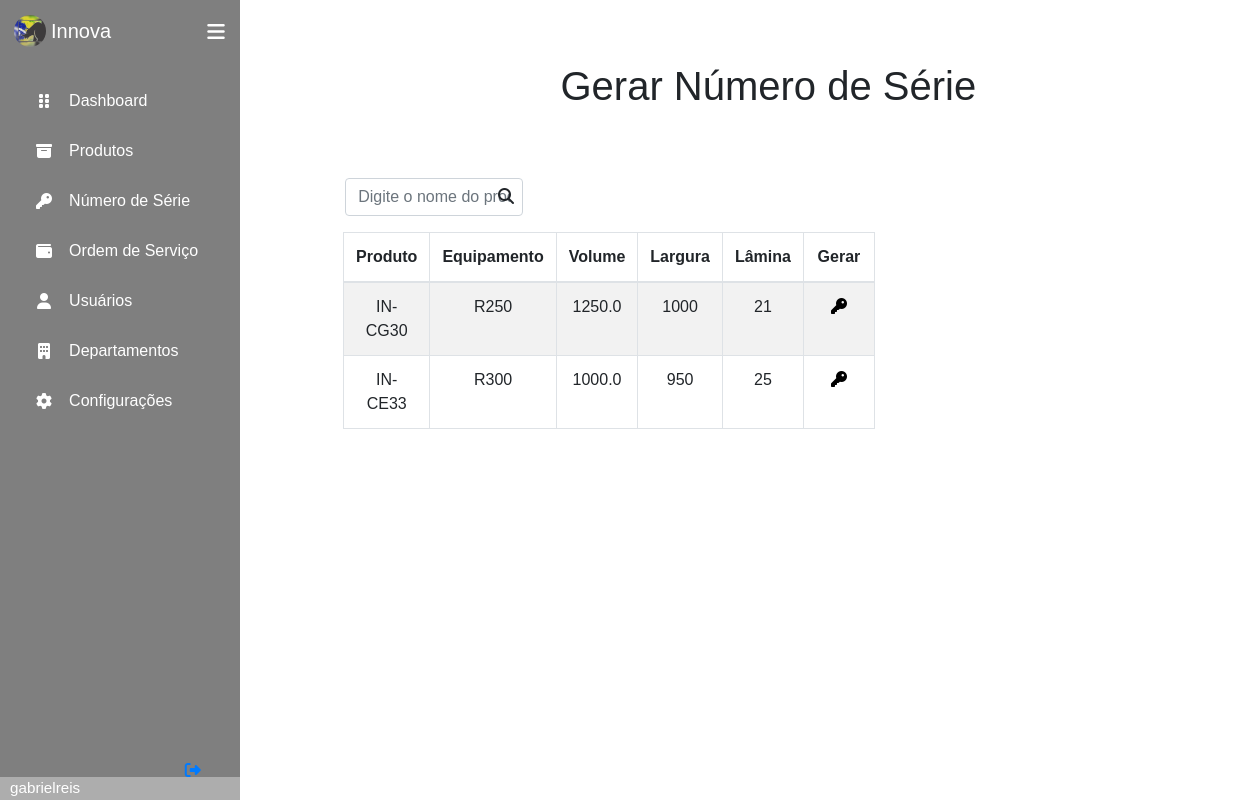
Page /products/newSerialNumber/ (signed in) on the earlier database version.
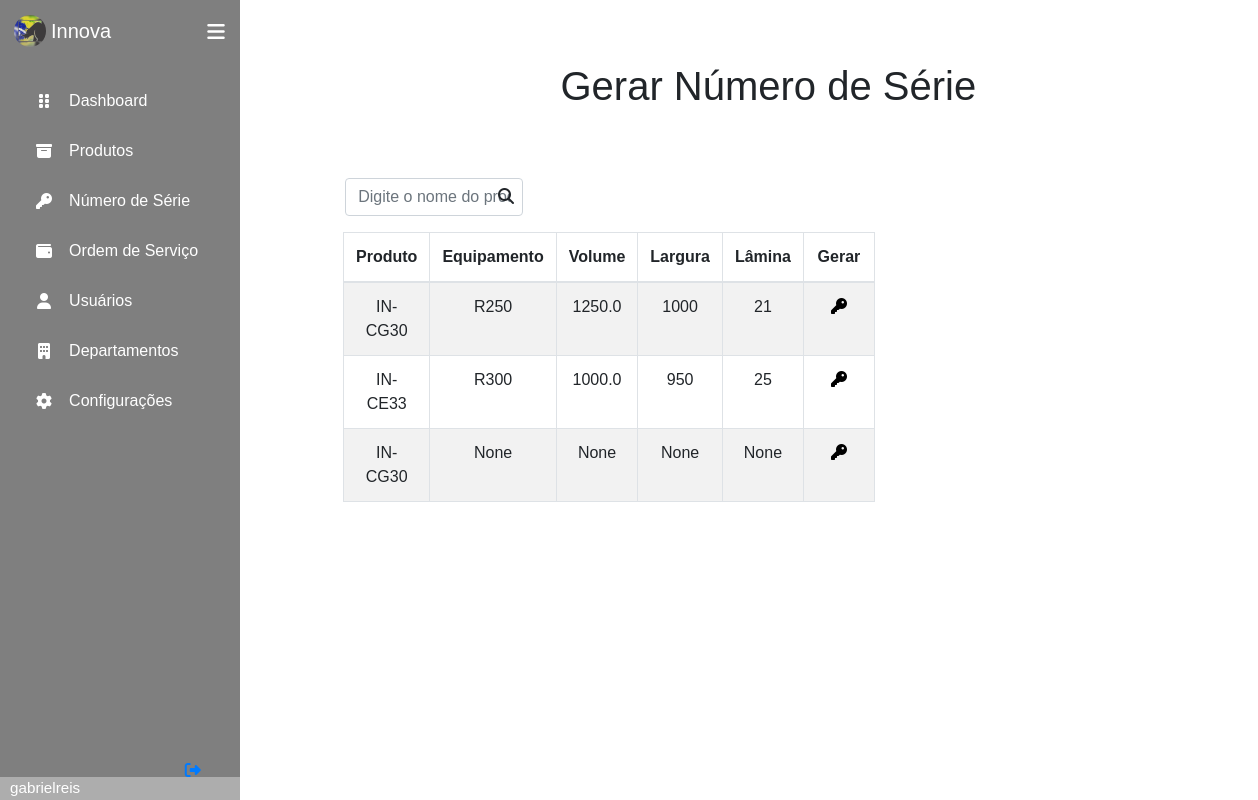
Same page on the later database version.
### produtos/models.py (models this page shows, shortened)
class Produto(models.Model):
    nome = CharField(max_length=30)
    equipamento = CharField(max_length=10)
    capacidade = FloatField()
    largura = IntegerField()
    lamina = IntegerField()
    peso = IntegerField()
    dateCriacao = DateTimeField(auto_now_add=True)
    dateUpdate = DateTimeField(auto_now=True)
    segmento = ForeignKey(Segmento, null=True, on_delete=SET_NULL)
    tipoProduto = ForeignKey(TipoProduto, null=True, on_delete=SET_NULL)
    categoria = ForeignKey(CategoriaProduto, null=True, on_delete=SET_NULL)
    classeAplicacao = ForeignKey(ClasseProduto, null=True, on_delete=SET_NULL)
    responsavel = ForeignKey(Colaborador, null=True, on_delete=SET_NULL)

### produtos/views.py (the view)
# urls.py: path('newSerialNumber/', views.GenerateSerial, name = 'Generate_SerialNumber'),
def GenerateSerial(request):
    productsList = Produto()
    generate = request.GET.get('generate')
    if generate:
        productsList = Produto.objects.filter(nome__icontains = generate)
    productsList = Produto.objects.all()
    return render(request, 'produtos/NewSerialNumber.html', {'products': productsList})

### templates/produtos/NewSerialNumber.html (shortened to what this page needs)
{% extends 'base.html' %}
{% load crispy_forms_tags %}
{% block content %}
    <div class="container title">
        <h1> Gerar Número de Série</h1>
    </div>
    <div class="offset-1 col-6 body-generate">
        <form method="GET" class="col-5 search-generate">
            <input class="form-control" type="text" id="generate" name="generate" placeholder="Digite o nome do produto">
            <i class="fas fa-search" id="search-button"></i>
        </form>
        {% if products|length > 0 %}
        <table class="table table-striped table-hover table-bordered tab-generate">
            <thead>
                <tr>
                    <th scope="col">Produto</th>
                    <th scope="col">Equipamento</th>
                    <th scope="col">Volume</th>
                    <th scope="col">Largura</th>
                    <th scope="col">Lâmina</th>
                    <th scope="col">Gerar</th>
            </thead>
            <tbody>
                {% for product in products %}
                    <tr scope="row">
                        <td>
                            {{product.nome}}
                        </td>
                        <td>
                            {{product.equipamento}}
                        </td>
                        <td>
                            {{product.capacidade}}
                        </td>
                        <td>
                            {{product.largura}}
                        </td>
                        <td>
                            {{product.lamina}}
                        </td>
                        <td>
                            <a href="{% url 'products:Generate_Single_SerialNumber' product.id %}" class="icon generate-serial" onclick="confirmButton()">
                                <div class="col">
                                    <i class="fas fa-key generate-numberSerie"></i>
                                </div>
                            </a>
                        </td>
                    </tr>
                {% endfor %}
            </tbody>
        </table>
        {% else %}
            <div class="sem-produtos">
                Nenhum produto cadastrado!
            </div>
        {% endif %}
        </div>
    </div>
{% endblock %}

Differences in the rows shown:
added Produto: nome "IN-CG30", equipamento "None", capacidade "None", largura "None", lamina "None"
